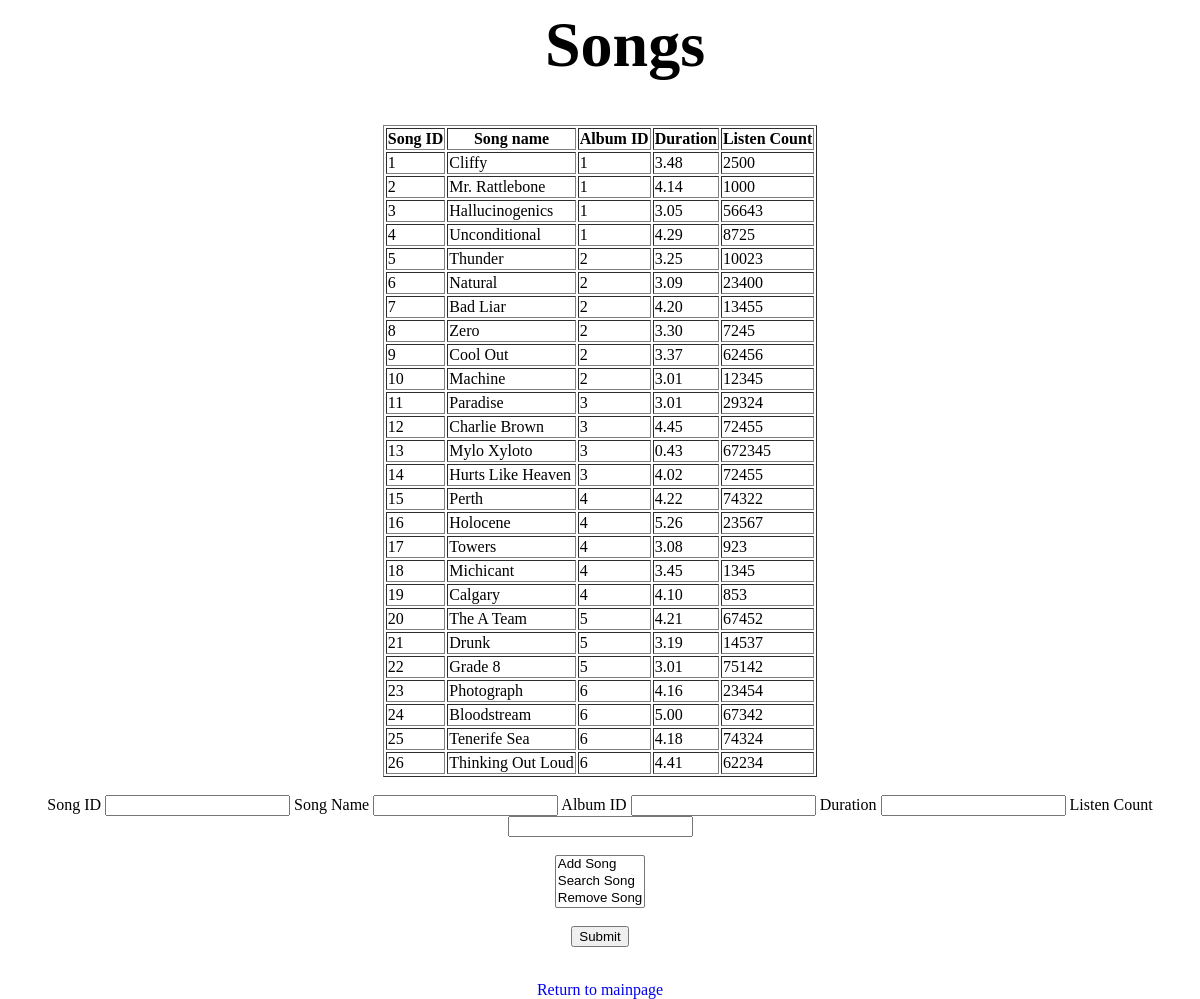
/songs.php, run on the app's committed database.
### tables this page shows
CREATE TABLE IF NOT EXISTS `Song` (
  `songid` INT NOT NULL,
  `songname` VARCHAR(45) NULL,
  `duration` DECIMAL(4,2) NULL,
  `listencount` INT NULL,
  `albumid` INT NOT NULL,
  PRIMARY KEY (`songid`),
  INDEX `fk_Song_Album1_idx` (`albumid` ASC) VISIBLE,
  CONSTRAINT `fk_Song_Album1`
    FOREIGN KEY (`albumid`)
    REFERENCES `Album` (`albumid`)
    ON DELETE NO ACTION
    ON UPDATE NO ACTION);

### www/songs.php (the view, shortened to what this page needs)
<?php
    include_once 'includes/connection.php';
?>
<html>
<head>
    <link rel="stylesheet" href="index.css">
</head>
<body>
    <center><h1>Songs</h1></center>
    <center>
    <?php
        $result =$conn->query("SELECT * FROM Song;");
        echo "<table border='1'>
            <tr>
            <th>Song ID</th>
            <th>Song name</th>
            <th>Album ID</th>
            <th>Duration</th>
            <th>Listen Count</th>
            </tr>";
        while($row = mysqli_fetch_array($result))
        {
            echo "<tr>";
            echo "<td>" . $row['songid'] . "</td>";
            echo "<td>" . $row['songname'] . "</td>";
            echo "<td>" . $row['albumid'] . "</td>";
            echo "<td>" . $row['duration'] . "</td>";
            echo "<td>" . $row['listencount'] . "</td>";
            echo "</tr>";
        }
        echo "</table>";
    ?>
    </center>
    <br>
    <center>
    <form action = "songoperations.php" method = "post">
        <label for="song_id">Song ID</label>
        <input type = "number" id = "song_id" name = "song_id">
        <label for="song_name">Song Name</label>
        <input type = "text" id = "song_name" name = "song_name">
        <label for="album_id">Album ID</label>
        <input type = "number" id = "album_id" name = "album_id">
        <label for="duration">Duration</label>
        <input type = "number" id = "duration" name = "duration">
        <label for="listen_count">Listen Count</label>
        <input type = "number" id = "listen_count" name = "listen_count">
        <br>
        <br>
        <table>
            <select size = 3 id = status name = status>
                <option>Add Song</option>
                <option>Search Song</option>
                <option>Remove Song</option>
        </table>
        <br>
        <input type = "submit" value = "Submit">
    </center>
    <br>
    <center>
        <a href = "index.php">Return to mainpage</a>
    </center>
</body>
</html>

### www/index.css (style rules this page uses)
h1 { font-size: 64px; font-family: "Sofia"; color: black; text-align: center; padding-left: 50px; }
html { background-color: white; background: url("https://cutewallpaper.org/21/white-backgrounds-wallpapers/Download-52-Clean-White-Wallpapers-For-Desktop-Laptops.jpg") no-repeat center center fixed; background-size: cover; height: 100%; }
a { text-decoration: none; }

### data on the page
song: songid "1", songname "Cliffy", albumid "1", duration "3.48", listencount "2500"
song: songid "2", songname "Mr. Rattlebone", albumid "1", duration "4.14", listencount "1000"
song: songid "3", songname "Hallucinogenics", albumid "1", duration "3.05", listencount "56643"
song: songid "4", songname "Unconditional", albumid "1", duration "4.29", listencount "8725"
song: songid "5", songname "Thunder", albumid "2", duration "3.25", listencount "10023"
song: songid "6", songname "Natural", albumid "2", duration "3.09", listencount "23400"
song: songid "7", songname "Bad Liar", albumid "2", duration "4.20", listencount "13455"
song: songid "8", songname "Zero", albumid "2", duration "3.30", listencount "7245"
song: songid "9", songname "Cool Out", albumid "2", duration "3.37", listencount "62456"
song: songid "10", songname "Machine", albumid "2", duration "3.01", listencount "12345"
song: songid "11", songname "Paradise", albumid "3", duration "3.01", listencount "29324"
song: songid "12", songname "Charlie Brown", albumid "3", duration "4.45", listencount "72455"
song: songid "13", songname "Mylo Xyloto", albumid "3", duration "0.43", listencount "672345"
song: songid "14", songname "Hurts Like Heaven", albumid "3", duration "4.02", listencount "72455"
song: songid "15", songname "Perth", albumid "4", duration "4.22", listencount "74322"
song: songid "16", songname "Holocene", albumid "4", duration "5.26", listencount "23567"
song: songid "17", songname "Towers", albumid "4", duration "3.08", listencount "923"
song: songid "18", songname "Michicant", albumid "4", duration "3.45", listencount "1345"
song: songid "19", songname "Calgary", albumid "4", duration "4.10", listencount "853"
song: songid "20", songname "The A Team", albumid "5", duration "4.21", listencount "67452"
song: songid "21", songname "Drunk", albumid "5", duration "3.19", listencount "14537"
song: songid "22", songname "Grade 8", albumid "5", duration "3.01", listencount "75142"
song: songid "23", songname "Photograph", albumid "6", duration "4.16", listencount "23454"
song: songid "24", songname "Bloodstream", albumid "6", duration "5.00", listencount "67342"
song: songid "25", songname "Tenerife Sea", albumid "6", duration "4.18", listencount "74324"
song: songid "26", songname "Thinking Out Loud", albumid "6", duration "4.41", listencount "62234"
